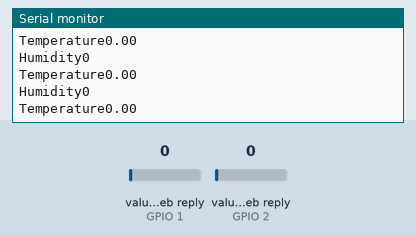
This sketch was run on a simulated ESP8266 (NodeMCU). Parts: the last lines printed to the serial monitor. The test bench sets the inputs (shaded band); at power-on: value in the web reply (sensors on GPIO 1, GPIO 2) 0. WiFi joins after 1.5 s; servers stay silent unless stated; web services answer with replies made up by the test bench.

Above: at 6.8 s.
6.9 s: value in the web reply (sensor on GPIO 1) set to 2
At 7.31 s:
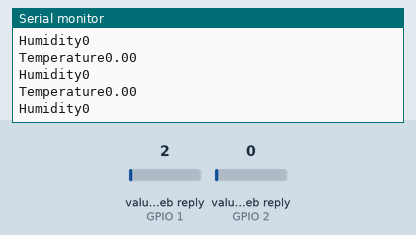
8.4 s: value in the web reply (sensor on GPIO 2) set to 2
At 9.06 s:
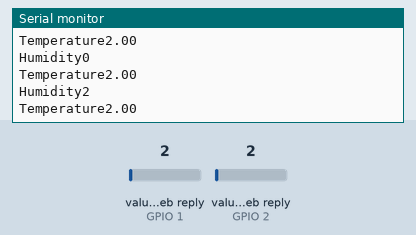
9.9 s: value in the web reply (sensor on GPIO 1) set to 25
At 10.46 s:
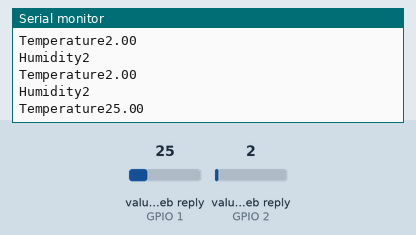
11.4 s: value in the web reply (sensor on GPIO 2) set to 25
At 11.86 s:
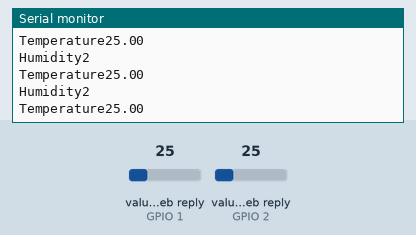
Timing chart, 0 to 13.9 s (numbered marks = the images above; inputs shaded):
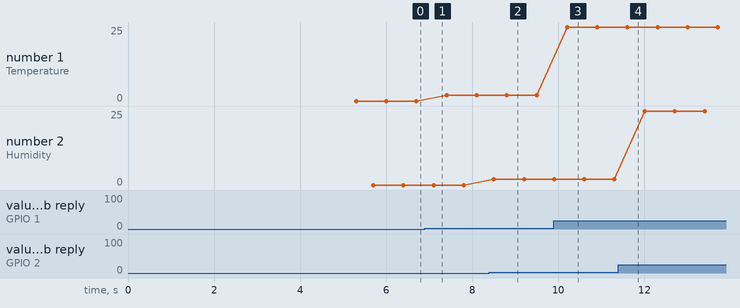

The sketch:

Retrive_Data.ino
```cpp
#include "ThingSpeak.h"
#include <ESP8266WiFi.h>
const char ssid[]="Sadrusha";
const char pass[]="Sad@1234";
WiFiClient client;
unsigned long counterChannelNumber=2411957;
const char * myCounterReadAPIkey="TFHADRY554N1LPQS";
const int FieldNumber1=1;
const int FieldNumber2=2;
void setup() {
  // put your setup code here, to run once:
Serial.begin(115200);
WiFi.mode(WIFI_STA);
ThingSpeak.begin(client);
}

void loop() {
  // put your main code here, to run repeatedly:
if(WiFi.status()!=WL_CONNECTED)
{
  Serial.print("Connecting to ");
  Serial.print(ssid);
  Serial.println("...");
  while(WiFi.status()!=WL_CONNECTED)
  {
    WiFi.begin(ssid,pass);
    delay(5000);
  }
  Serial.println("Connected to WiFi Successfully");

}
float temp=ThingSpeak.readLongField(counterChannelNumber,FieldNumber1,myCounterReadAPIkey);
int statusCode=ThingSpeak.getLastReadStatus();
if(statusCode==200)
{
  Serial.print("Temperature");
  Serial.println(temp);
}
else
{
  Serial.println("Unable to read channel/No internet connection");
}
delay(100);

long humidity=ThingSpeak.readLongField(counterChannelNumber,FieldNumber2,myCounterReadAPIkey);
if(statusCode ==200)
{
  Serial.print("Humidity");
  Serial.println(humidity);
}
else
{
  Serial.println("Unable to read channel/No internet connection");
}
}
```

Measured:
- after the input at 8.4 s, the serial monitor: prints a new line after 0.11 s (image 2)
- after the input at 9.9 s, the serial monitor: prints a new line after 0.31 s (image 3)
- plotted number 1: 0 → 2 after the input at 6.9 s, 2 → 25 after the input at 9.9 s
